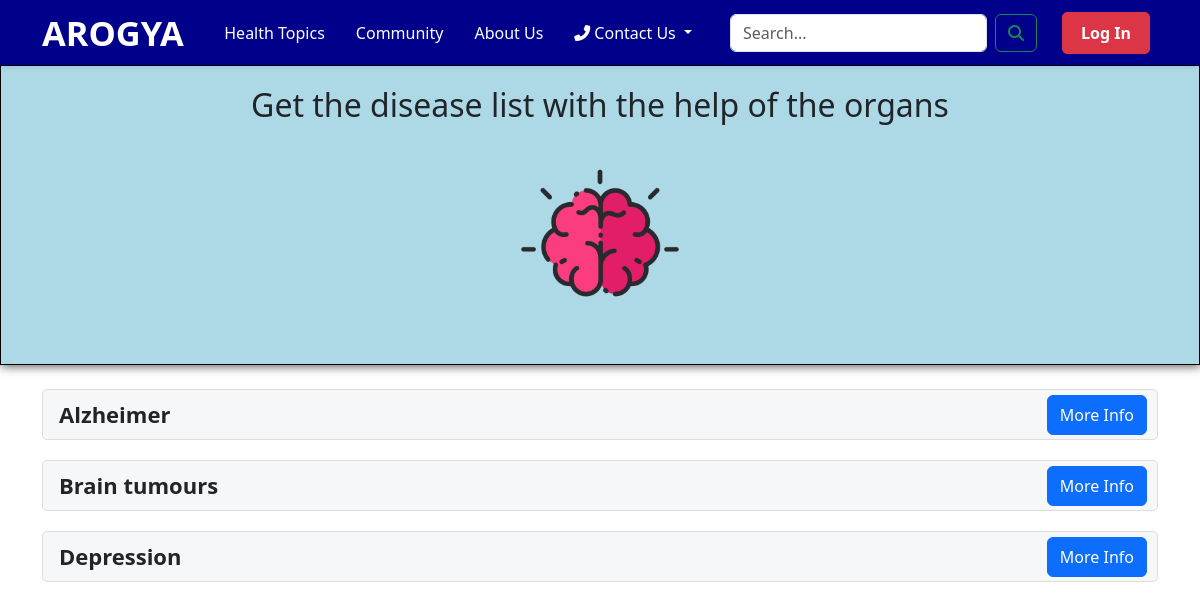
Screenshot of /organ_health_info.php?organ_name=Brain with the database file from the repository.
### tables this page shows
CREATE TABLE `disease_information` (
  `disease_id` int(11) NOT NULL,
  `disease_name` varchar(255) NOT NULL,
  `disease_type` varchar(255) DEFAULT NULL,
  `overview` text DEFAULT NULL,
  `symptoms` text DEFAULT NULL,
  `causes` text DEFAULT NULL,
  `videos` text DEFAULT NULL,
  `infographics` text DEFAULT NULL,
  `organ_name` varchar(255) DEFAULT NULL
);

### organ_health_info.php (the view, shortened to what this page needs)
<!DOCTYPE html>
<html lang="en">
<head>
    <link rel="stylesheet" href="https://cdn.jsdelivr.net/npm/bootstrap@5.3.3/dist/css/bootstrap.min.css">
    <link rel="stylesheet" href="https://cdnjs.cloudflare.com/ajax/libs/font-awesome/6.7.1/css/all.min.css">
</head>
<body>
    <?php include("include/navbar.php"); ?>
    <div class="organs">
        <div class="container main_list">
            <h2 style="width:100%; text-align:center; margin-bottom:25px">Get the disease list with the help of the organs</h2>
            <div class="organ_image text-center">
                <img src="include/Organ_image/<?= htmlspecialchars($_GET['organ_name'] ?? 'default') ?>.png" alt="Organ Image">
            </div>
        </div>
    </div>
    <div class="container mt-4">
        <ul class="list-unstyled">
            <?php
            $organ_name = $_GET['organ_name'] ?? '';
            if (!empty($organ_name)) {
                $query = "SELECT * FROM disease_information WHERE organ_name = ?";
                $stmt = $conn->prepare($query);
                $stmt->bind_param("s", $organ_name);
                $stmt->execute();
                $result = $stmt->get_result();
                if ($result->num_rows > 0) {
                    while ($row = $result->fetch_assoc()) {
                        echo '
                        <li class="topic-list">
                            <div class="">
                                <span class="disease-name fw-bold">' . htmlspecialchars($row['disease_name']) . '</span>
                                <button class="btn btn-primary info-button float-end"
                                    onclick="window.location.href=\'disease_info_template.php?disease_name=' . urlencode($row['disease_name']) . '\'">
                                    More Info
                                </button>
                            </div>
                        </li>';
                    }
                } else {
                    echo "<p class='no-results'>No diseases found for the selected organ.</p>";
                }
            } else {
                echo "<p class='no-results'>Please select an organ to display diseases.</p>";
            }
            ?>
        </ul>
    </div>
</body>
</html>

### organ_health_info.php (style rules this page uses)
body { font-family: Arial, sans-serif; margin: 0; background-color: #f9faff; color: #333; }
.organs { display: flex; flex-direction: column; padding-top: 20px; border: 1px solid black; height: 300px; background-color: lightblue; box-shadow: 1px 1px 10px rgba(0, 0, 0, 0.7) }
.organ_image img { max-width: 15%; height: 15%; }
.topic-list { background-color: #f6f7f9; padding: 8px 16px; font-size: 22px; border: 1px solid #ddd; margin-bottom: 20px; border-radius: 5px; position: relative; }
.info-button { height: 40px; position: absolute; top: 50%; transform: translateY(-50%); right: 10px; }

### rows the page displays
disease_information: disease_name "Alzheimer"
disease_information: disease_name "Brain tumours"
disease_information: disease_name "Depression"
